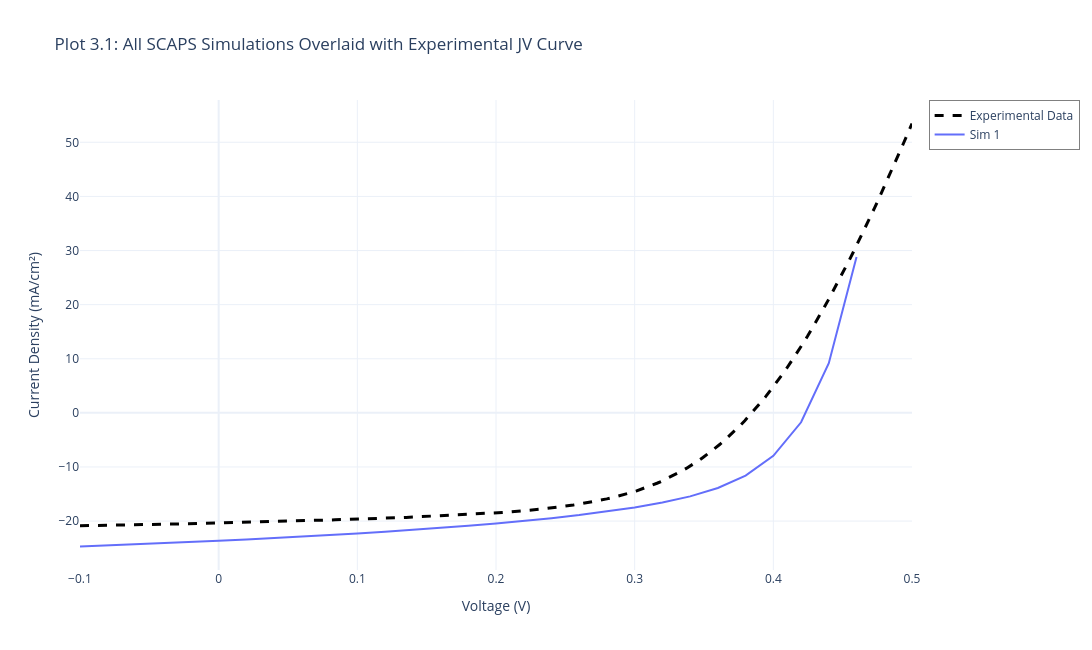

The notebook cell this image was saved under:
### Markdown cell above
## Section 3.1: Overlay Comparison - All Simulations vs Experimental Data

### Overview
This section provides a comprehensive visual comparison by overlaying all SCAPS simulation J-V curves on the same plot as the experimental data. This overlay approach allows for:

- **Direct shape comparison**: Visually assess which simulations best match the experimental curve shape
- **Parameter range assessment**: Understand the spread of voltages, currents, and fill factors across all simulations
- **Quality of model fit**: Quickly identify if any simulations closely track the experimental behavior across the full J-V range
- **Anomaly detection**: Spot simulations that deviate significantly from the general trend

This visualization complements the parameter-based matching in the following section and provides intuitive insight into device behavior.

### Code cell
# ------------------ PLOT 3.1: ALL SIMULATIONS + EXPERIMENTAL OVERLAY ------------------
fig_overlay = go.Figure()

# Add experimental data first (so it appears at the back)
fig_overlay.add_trace(go.Scatter(
    x=exp_data['v(V)'], 
    y=exp_data['jtot(mA/cm2)'], 
    mode='lines', 
    name='Experimental Data', 
    line=dict(color='black', width=3, dash='dash'),
    hovertemplate='<b>Experimental</b><br>V: %{x:.3f} V<br>J: %{y:.2f} mA/cm²<extra></extra>'
))

# Add all SCAPS simulations
colors = []
import plotly.express as px
color_palette = px.colors.qualitative.Plotly
for i, d in enumerate(scaps_data):
    # Filter to experimental maximum limits
    mask = (d['v(V)'] <= EXP_V_MAX) & (d['jtot(mA/cm2)'] <= EXP_J_MAX)
    v_filtered = d['v(V)'][mask]
    j_filtered = d['jtot(mA/cm2)'][mask]
    
    # Hover information
    hover_text = f"<b>{d['label']}</b><br>Voc: {d['Voc']:.3f} V<br>Jsc: {d['Jsc']:.2f} mA/cm²<br>FF: {d['FF']:.1f} %<br>η: {d['eta']:.2f} %"
    
    # Alternate between solid and dash line styles for better visibility
    line_dash = 'solid' if i % 2 == 0 else 'dash'
    line_color = color_palette[i % len(color_palette)]
    
    fig_overlay.add_trace(go.Scatter(
        x=v_filtered, 
        y=j_filtered, 
        mode='lines', 
        name=f"Sim {i+1}",
        line=dict(color=line_color, width=2, dash=line_dash),
        hovertemplate=hover_text + '<extra></extra>'
    ))

fig_overlay.update_layout(
    title='Plot 3.1: All SCAPS Simulations Overlaid with Experimental JV Curve',
    xaxis_title='Voltage (V)',
    yaxis_title='Current Density (mA/cm²)',
    hovermode='closest',
    template='plotly_white',
    width=1100,
    height=650,
    legend=dict(
        x=1.02,
        y=1,
        xanchor='left',
        yanchor='top',
        bgcolor='rgba(255, 255, 255, 0.7)',
        bordercolor='gray',
        borderwidth=1
    )
)
fig_overlay.show()

print(f"\n✅ Overlay plot created with {len(scaps_data)} simulations + 1 experimental curve")
print(f"   Experimental range: V ∈ [{exp_data['v(V)'].min():.3f}, {exp_data['v(V)'].max():.3f}] V")
print(f"                       J ∈ [{exp_data['jtot(mA/cm2)'].min():.2f}, {exp_data['jtot(mA/cm2)'].max():.2f}] mA/cm²")

### Figure 1 — Plotly figure (JSON) as saved in the notebook; plotly's stock layout.template omitted (floating-point values rounded to 4 significant figures; data arrays with more than 128 entries replaced by an {"elided": "..."} marker saying what was removed)
{"data": [{"hovertemplate": "<b>Experimental</b><br>V: %{x:.3f} V<br>J: %{y:.2f} mA/cm²<extra></extra>", "line": {"color": "black", "dash": "dash", "width": 3}, "mode": "lines", "name": "Experimental Data", "type": "scatter", "x": {"elided": "200 float values"}, "y": {"elided": "200 float values"}}, {"hovertemplate": "<b>SCAPS Simulation</b><br>Voc: 0.420 V<br>Jsc: 23.64 mA/cm²<br>FF: 53.0 %<br>η: 5.31 %<extra></extra>", "line": {"color": "#636EFA", "dash": "solid", "width": 2}, "mode": "lines", "name": "Sim 1", "type": "scatter", "x": [-0.1, -0.08, -0.06, -0.04, -0.02, 0.0, 0.02, 0.04, 0.06, 0.08, 0.1, 0.12, 0.14, 0.16, 0.18, 0.2, 0.22, 0.24, 0.26, 0.28, 0.3, 0.32, 0.34, 0.36, 0.38, 0.4, 0.42, 0.44, 0.46], "y": [-24.7, -24.51, -24.3, -24.09, -23.87, -23.64, -23.39, -23.13, -22.86, -22.57, -22.27, -21.95, -21.61, -21.25, -20.86, -20.43, -19.97, -19.45, -18.88, -18.24, -17.48, -16.58, -15.44, -13.88, -11.59, -7.931, -1.739, 9.173, 28.83]}], "layout": {"height": 650, "hovermode": "closest", "legend": {"bgcolor": "rgba(255, 255, 255, 0.7)", "bordercolor": "gray", "borderwidth": 1, "x": 1.02, "xanchor": "left", "y": 1, "yanchor": "top"}, "title": {"text": "Plot 3.1: All SCAPS Simulations Overlaid with Experimental JV Curve"}, "width": 1100, "xaxis": {"title": {"text": "Voltage (V)"}}, "yaxis": {"title": {"text": "Current Density (mA/cm²)"}}}}
